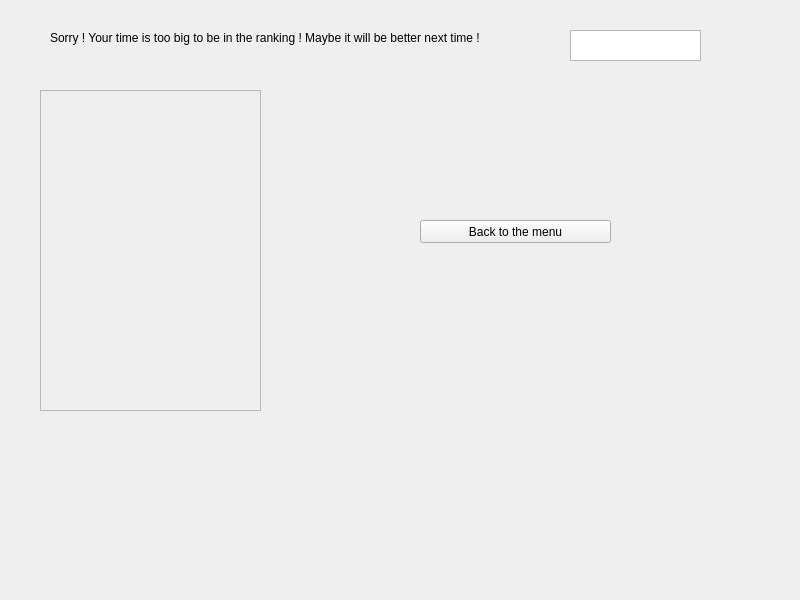
<?xml version="1.0" encoding="UTF-8"?>
<ui version="4.0">
 <class>ScoreWindow</class>
 <widget class="QWidget" name="ScoreWindow">
  <property name="geometry">
   <rect>
    <x>0</x>
    <y>0</y>
    <width>800</width>
    <height>600</height>
   </rect>
  </property>
  <property name="windowTitle">
   <string>Form</string>
  </property>
  <widget class="QTableView" name="tableView">
   <property name="enabled">
    <bool>false</bool>
   </property>
   <property name="geometry">
    <rect>
     <x>40</x>
     <y>90</y>
     <width>221</width>
     <height>321</height>
    </rect>
   </property>
  </widget>
  <widget class="QPushButton" name="pushButton">
   <property name="geometry">
    <rect>
     <x>420</x>
     <y>220</y>
     <width>191</width>
     <height>23</height>
    </rect>
   </property>
   <property name="text">
    <string>Back to the menu</string>
   </property>
  </widget>
  <widget class="QTextEdit" name="nameText">
   <property name="geometry">
    <rect>
     <x>570</x>
     <y>30</y>
     <width>131</width>
     <height>31</height>
    </rect>
   </property>
  </widget>
  <widget class="QLabel" name="textLabel">
   <property name="geometry">
    <rect>
     <x>50</x>
     <y>30</y>
     <width>561</width>
     <height>16</height>
    </rect>
   </property>
   <property name="text">
    <string>&lt;html&gt;&lt;head/&gt;&lt;body&gt;&lt;p&gt;Sorry ! Your time is too big to be in the ranking ! Maybe it will be better next time !&lt;/p&gt;&lt;/body&gt;&lt;/html&gt;</string>
   </property>
  </widget>
 </widget>
 <resources/>
 <connections/>
</ui>
